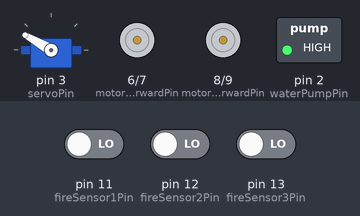
A sketch run on a simulated Arduino Uno, built with avr-gcc and run on an emulated ATmega328P. Parts: servo, motor-driver pin pairs drawn as motors (green arrow = first pin HIGH = forward, orange = second pin HIGH = backward, longer = more drive, scaled by the enable pin), switched loads named in the sketch (green lamp = pin HIGH). The test bench sets the inputs (shaded band); at power-on: pin 11 (fireSensor1Pin) LOW, pin 12 (fireSensor2Pin) LOW, pin 13 (fireSensor3Pin) LOW. What the sketch prints to the serial monitor is not drawn.

Above: at 2.1 s.
2.2 s: pin 11 (fireSensor1Pin) driven HIGH
At 3.2 s:
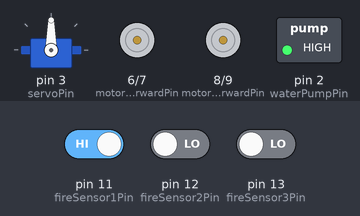
4.2 s: pin 12 (fireSensor2Pin) driven HIGH
At 5.9 s:
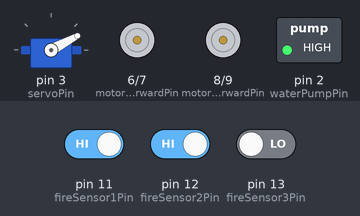
6.2 s: pin 13 (fireSensor3Pin) driven HIGH
At 7.4 s:
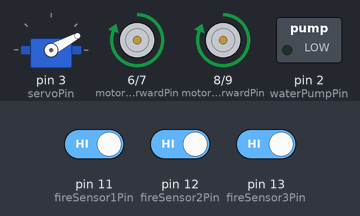
8.2 s: pin 12 (fireSensor2Pin) driven LOW
At 8.7 s:
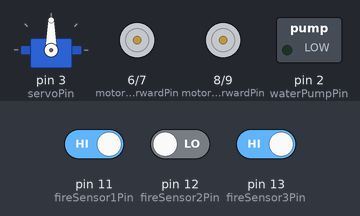
10.3 s: pin 12 (fireSensor2Pin) driven HIGH
At 11.3 s:
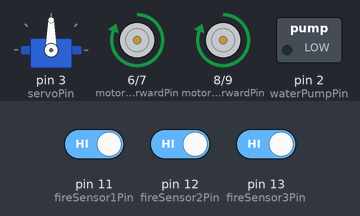
12.5 s: pin 11 (fireSensor1Pin) driven LOW
At 13.0 s:
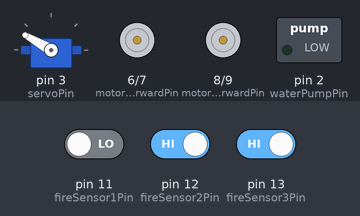
Timing chart, 0 to 15.5 s (numbered marks = the images above; inputs shaded):
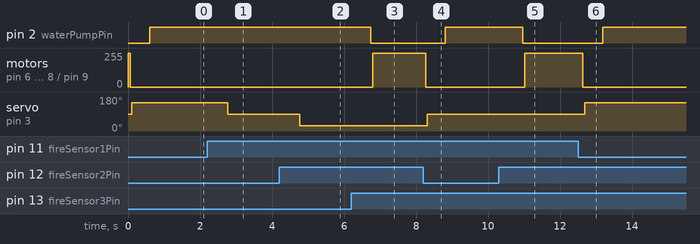

The sketch:

King_Final.ino
```cpp
#include <Servo.h>

// Motor Driver Pins (L298N or similar)
const int motorLeftForwardPin = 6;  // Left motor forward pin
const int motorLeftBackwardPin = 7; // Left motor backward pin
const int motorRightForwardPin = 8; // Right motor forward pin
const int motorRightBackwardPin = 9; // Right motor backward pin

// If using PWM-based motor control (optional)
const int enableLeftMotor = 5;   // ENA pin (L298N) for left motor speed control
const int enableRightMotor = 10; // ENB pin (L298N) for right motor speed control

// Water Pump Pin
const int waterPumpPin = 2; // Pin to control the water pump

// Servo Motor Pin (for controlling water nozzle)
const int servoPin = 3; // Pin connected to the servo motor

// Fire Sensor Pins
const int fireSensor1Pin = 11;  // Left fire sensor
const int fireSensor2Pin = 12;  // Center fire sensor
const int fireSensor3Pin = 13;  // Right fire sensor

// Servo object
Servo waterServo;  // Create a Servo object to control the water nozzle

// Fire detection flag (to track if fire was detected)
bool fireDetected = false;

void setup() {
  // Begin serial communication for debugging
  Serial.begin(9600);

  // Initialize motor pins as output
  pinMode(motorLeftForwardPin, OUTPUT);
  pinMode(motorLeftBackwardPin, OUTPUT);
  pinMode(motorRightForwardPin, OUTPUT);
  pinMode(motorRightBackwardPin, OUTPUT);

  // Enable motor power (if using PWM to control speed)
  pinMode(enableLeftMotor, OUTPUT);
  pinMode(enableRightMotor, OUTPUT);
  analogWrite(enableLeftMotor, 255); // Full speed for left motor (0-255)
  analogWrite(enableRightMotor, 255); // Full speed for right motor

  // Initialize water pump control pin as output
  pinMode(waterPumpPin, OUTPUT);
  digitalWrite(waterPumpPin, LOW); // Water pump OFF initially

  // Attach the servo to the pin, setting the default position to 90 degrees
  waterServo.attach(servoPin);
  waterServo.write(90); // Default nozzle position at 90 degrees (centered)

  // Initialize fire sensor pins as input
  pinMode(fireSensor1Pin, INPUT);
  pinMode(fireSensor2Pin, INPUT);
  pinMode(fireSensor3Pin, INPUT);

  // Print message to serial monitor to indicate robot is starting
  Serial.println("Robot Starting...");

  // Start moving forward initially
  moveForward();
}

void loop() {
  // Read fire sensor values (LOW means fire detected)
  bool fire1 = digitalRead(fireSensor1Pin) == LOW; // Fire detected on the left sensor?
  bool fire2 = digitalRead(fireSensor2Pin) == LOW; // Fire detected on the center sensor?
  bool fire3 = digitalRead(fireSensor3Pin) == LOW; // Fire detected on the right sensor?

  // Print the fire sensor readings to the serial monitor (for debugging)
  Serial.print("Fire Sensor 1: "); Serial.print(fire1);
  Serial.print(" | Fire Sensor 2: "); Serial.print(fire2);
  Serial.print(" | Fire Sensor 3: "); Serial.println(fire3);

  // If any fire sensor detects fire
  if (fire1 || fire2 || fire3) {
    fireDetected = true;  // Set the fire detection flag
    stopMotors(); // Stop the robot before spraying water

    // Adjust Water Nozzle Direction Based on Fire Position
    if (fire1) {
      Serial.println("🔥 Fire on the LEFT! Turning Nozzle Left.");
      waterServo.write(150); // Turn nozzle left if fire is on the left
    }
    else if (fire2) {
      Serial.println("🔥 Fire in the CENTER! Keeping Nozzle Centered.");
      waterServo.write(90);  // Keep nozzle centered if fire is in the center
    }
    else if (fire3) {
      Serial.println("🔥 Fire on the RIGHT! Turning Nozzle Right.");
      waterServo.write(28);  // Turn nozzle right if fire is on the right
    }

    // Allow the servo to adjust its position
    delay(500);

    // Turn ON the water pump
    digitalWrite(waterPumpPin, HIGH);
    Serial.println("🚿 Water Pump Activated!");

  } else {
    // If no fire is detected, turn OFF the water pump
    if (fireDetected) {
      Serial.println("✅ Fire Cleared! Stopping Water Pump.");
      digitalWrite(waterPumpPin, LOW); // Turn OFF water pump
      fireDetected = false; // Reset fire flag
    }

    // Continue moving forward if no fire is detected
    Serial.println("No Fire Detected. Continuing...");
    moveForward();
  }

  delay(100); // Small delay to ensure stable readings and actions
}

// Function to move the robot forward
void moveForward() {
  Serial.println("🚗 Moving Forward...");

  // Set motor pins to move forward
  digitalWrite(motorLeftForwardPin, HIGH);
  digitalWrite(motorLeftBackwardPin, LOW);
  digitalWrite(motorRightForwardPin, HIGH);
  digitalWrite(motorRightBackwardPin, LOW);
}

// Function to stop the robot
void stopMotors() {
  Serial.println("🛑 Stopping Motors...");

  // Stop both motors by setting both forward and backward pins to LOW
  digitalWrite(motorLeftForwardPin, LOW);
  digitalWrite(motorLeftBackwardPin, LOW);
  digitalWrite(motorRightForwardPin, LOW);
  digitalWrite(motorRightBackwardPin, LOW);
}
```

Measured:
- after the input at 2.2 s, servo on pin 3 (servoPin): 150° → 90° after 0.57 s
- after the input at 4.2 s, servo on pin 3 (servoPin): 90° → 28° after 0.58 s
- after the input at 6.2 s, pin 2 (waterPumpPin): HIGH → LOW after 0.54 s; motor on pin 6 (motorLeftForwardPin) / pin 7 (motorLeftBackwardPin), motor on pin 8 (motorRightForwardPin) / pin 9 (motorRightBackwardPin): stopped → forward 255/255 after 0.60 s
- after the input at 8.2 s, pin 2 (waterPumpPin): LOW → HIGH after 0.62 s; motor on pin 6 (motorLeftForwardPin) / pin 7 (motorLeftBackwardPin), motor on pin 8 (motorRightForwardPin) / pin 9 (motorRightBackwardPin): forward 255/255 → stopped after 0.07 s; servo on pin 3 (servoPin): 28° → 90° after 0.12 s
- after the input at 10.3 s, pin 2 (waterPumpPin): HIGH → LOW after 0.66 s; motor on pin 6 (motorLeftForwardPin) / pin 7 (motorLeftBackwardPin), motor on pin 8 (motorRightForwardPin) / pin 9 (motorRightBackwardPin): stopped → forward 255/255 after 0.72 s
- after the input at 12.5 s, pin 2 (waterPumpPin): LOW → HIGH after 0.68 s; motor on pin 6 (motorLeftForwardPin) / pin 7 (motorLeftBackwardPin), motor on pin 8 (motorRightForwardPin) / pin 9 (motorRightBackwardPin): forward 255/255 → stopped after 0.14 s; servo on pin 3 (servoPin): 90° → 150° after 0.18 s
